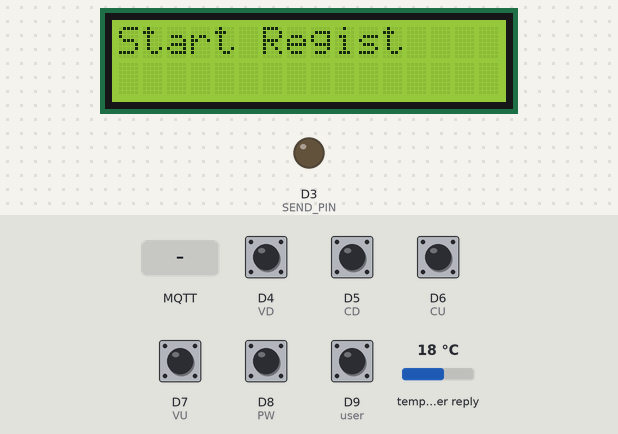
Recording of a sketch running on a simulated Arduino MKR. On the bench: 16×2 character LCD, output pins drawn as LEDs (lit = HIGH). The inputs (shaded band) are chosen by the test bench; at power-on: D4 (VD), D5 (CD), D6 (CU), D7 (VU), D8 (PW), D9 (user) HIGH, temperature in the weather reply 18 °C. WiFi joins after 1.5 s; servers stay silent unless stated; storage starts empty; no MQTT or app messages arrive unless stated; web services answer with replies made up by the test bench; what the sketch prints to the serial monitor is not drawn.

Above: at 17.0 s.
17.1 s: D9 (user) pulled LOW for 1 s
At 17.5 s:
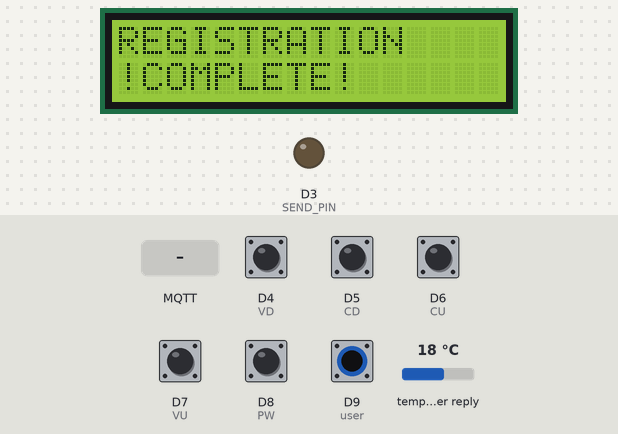
At 18.0 s:
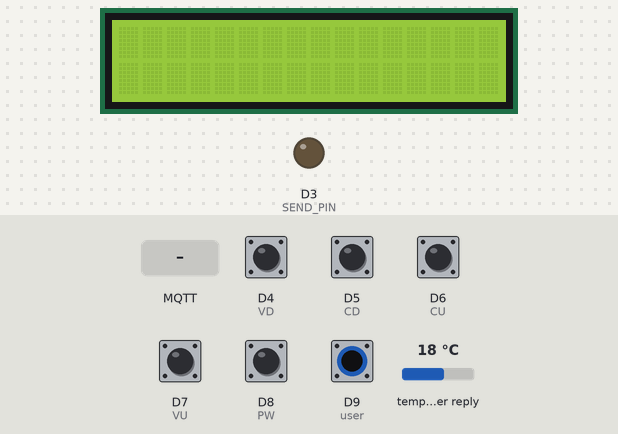
19.6 s: D8 (PW) pulled LOW for 0.15 s
At 21.0 s:
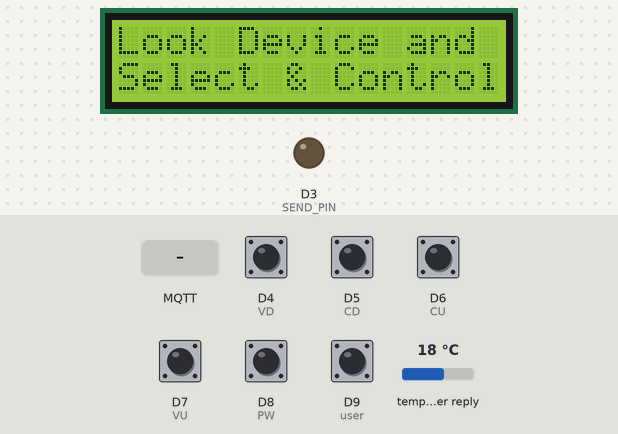
22.1 s: MQTT message "1" arrives on the first subscribed topic
23.6 s: D9 (user) pulled LOW for 0.15 s
25.2 s: MQTT message "on" arrives on the first subscribed topic
26.7 s: MQTT message "1" arrives on the second subscribed topic
At 55.6 s:
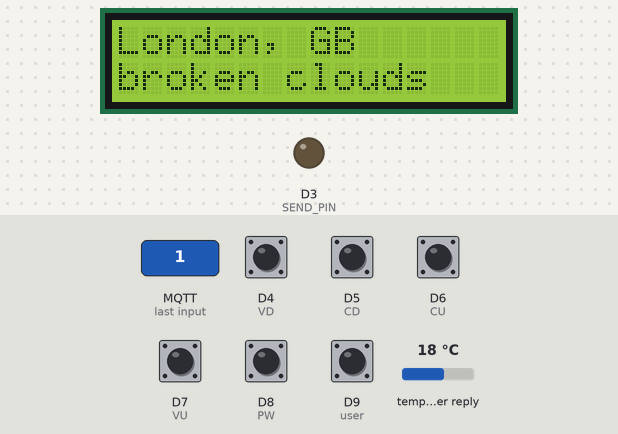
Timing chart, 0 to 57.1 s (numbered marks = the images above; inputs shaded):
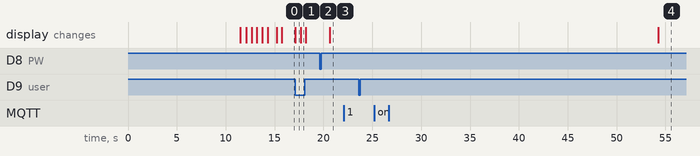

The sketch:

Final_remote_controller.ino
```cpp
#include <IRremote.h>
#include <SPI.h>
#include <SD.h>
#include <WiFiNINA.h>
#include <PubSubClient.h>
#include <ArduinoJson.h>
#include <Wire.h>               // I2C 통신 라이브러리 설정
#include <LiquidCrystal_I2C.h>  // I2C LCD 라이브러리 설정
#include "utility/wifi_drv.h"

//================= ir 통신 =================//
const long RECV_PIN = 2; // ir 수신 핀
const long SEND_PIN = 3; // ir 송신 핀
const int PW = 8;
const int user = 9; //기기 선택 publish 버튼
const int VU = 7;
const int VD = 4;
const int CU = 6;
const int CD = 5;

//================= wifi, mqtt =================//
boolean ledStatus = false;
String message; //선택된 기기

//와이파이 연결
const char* ssid = "sssoc";            // wifi 이름
const char* pass = "sssoc12345";       // wifi 비번
int status = WL_IDLE_STATUS;

//mqtt 서버 설정
const char* mqttServer = "192.168.0.10";
const int mqttPort = 1883;            // Port number
//const char* mqttUser = "sssoc";      // User
//const char* mqttPassword = "sssoc"; // Password
//const char* mqttPassword = "sssoc12345"; // Password

//================= sd =================//
#define CS 10
File myFile;
String device0 = "device0.txt";
String device1 = "device1.txt";
String device2 = "device2.txt";

String dev0, dev1, dev2;
uint32_t a0, b0, c0, d0, e0;
uint32_t a1, b1, c1, d1, e1;
uint32_t a2, b2, c2, d2, e2;

String dev_list[3];

//================= sleep =================//
const unsigned long interval = 30000; //interval 지나면 weather화면 진입(30초)
static unsigned long interruptMillis;
static unsigned long sleepMillis;
static unsigned long lcdMillis;

//================= weather =================//
LiquidCrystal_I2C lcd(0x27, 16, 2); // LCD I2C adrress 설정

String APIKEY = "446302348bbbc5716a8191a9f74539b1";
String CityID = "1835848"; // Seoul, KR

WiFiClient nanoclient;
PubSubClient client(nanoclient);     // mqtt client 객체 설정

char servername[]="api.openweathermap.org";
String result; //weather data

String weatherDescription ="";
String weatherLocation = "";
String Country;
float Temperature;
float Humidity;
float Pressure;

//===============================================================//
//===========                 SD                     ============//
//===============================================================//

void sd_check()
{
  sdLCD(1);
  while (!SD.begin(CS)) {
    Serial.println(F("Initializing SD card..."));
    if (SD.begin(CS))
    {
      Serial.println(F("Card initializing complete."));
    }
    else {
      Serial.println(F("Card Initializing failed, or not present"));
      delay(1000);
    }
  }
}

void sdBegin(){
  sd_check();
  sd_read(device0, dev0, a0, b0, c0, d0, e0);
  sd_read(device1, dev1, a1, b1, c1, d1, e1);
  sd_read(device2, dev2, a2, b2, c2, d2, e2);
  dev_list[0] = dev0;
  dev_list[1] = dev1;
  dev_list[2] = dev2;

  for (int i = 0; i < sizeof(dev_list) / sizeof(dev_list[0]); i++) {
  Serial.println(dev_list[i]);
  }

  sdLCD(2);
}

void sdLCD(int i)
{
  lcd.init();
  delay(500);
  lcd.clear();
  lcd.backlight();

  if(i==1){
  lcd.clear();
  lcd.setCursor(0,0);
  lcd.print("SD reading");
  delay(500);
  Serial.println("SD reading");
  }

  if(i==2){
  lcd.clear();
  lcd.setCursor(0,0);
  lcd.print("SD complete");
  delay(500);
  Serial.println("SD Complete");
  }
}

void sd_read(const String& filename, String& dev, uint32_t& a, uint32_t& b, uint32_t& c, uint32_t& d, uint32_t& e)
{
  File myFile = SD.open(filename);

  /* 파일 읽어서 시리얼 포트로 출력 */
  if (myFile) {
    Serial.println(F("=====File Read Start!========"));
    while(myFile.available()){
        //디바이스 읽기
        dev = myFile.readStringUntil('\n');
        dev.trim(); // 앞 뒤 공백 없앤 스트링 버전 얻음

        // 주파수 읽기
        a = readUInt32FromFile(myFile);
        b = readUInt32FromFile(myFile);
        c = readUInt32FromFile(myFile);
        d = readUInt32FromFile(myFile);
        e = readUInt32FromFile(myFile);

        Serial.println(a);
        Serial.println(b);
        Serial.println(c);
        Serial.println(d);
        Serial.println(e);
    }
    myFile.close();
    Serial.println(F("=====File Read Succeed!======"));
  }
  else {
    Serial.println(F("error opening datalog.txt"));
  }
}

uint32_t readUInt32FromFile(File file) {
  String line = file.readStringUntil('\n');
  line.trim(); // 앞뒤 공백 제거

  // 16진수 문자열을 10진수로 변환
  uint32_t uintValue = strtoul(line.c_str(), NULL, 16);

  return uintValue;
}

//===============================================================//
//============                IR                    =============//
//===============================================================//
void irBegin()
{
  IrReceiver.begin(RECV_PIN, ENABLE_LED_FEEDBACK);
  IrSender.begin(SEND_PIN, ENABLE_LED_FEEDBACK, USE_DEFAULT_FEEDBACK_LED_PIN);

}

void irSend(uint32_t a, uint32_t b, uint32_t c, uint32_t d, uint32_t e)
{
  int s_PW = digitalRead(PW);
  int s_VU = digitalRead(VU);
  int s_VD = digitalRead(VD);
  int s_CU = digitalRead(CU);
  int s_CD = digitalRead(CD);

   // TV 전원 역할 스위치 (평상시는 HIGH)
  if (s_PW == HIGH){
    digitalWrite(3, LOW);
  }
  else{
    interruptMillis = millis();
    IrSender.sendNECMSB(a, 32);
    delay(40);
    check_receive();
  }

  // TV 볼륨 업 역할 스위치 (평상시는 HIGH)
  if (s_VU == HIGH) {
    digitalWrite(3, LOW);
  }
  else{
    interruptMillis = millis();
    IrSender.sendNECMSB(b, 32);
    delay(40);
    check_receive();
  }

  // TV 볼륨 업 역할 스위치 (평상시는 HIGH)
  if (s_VD == HIGH) {
    digitalWrite(3, LOW);
  }
  else{
    interruptMillis = millis();
    IrSender.sendNECMSB(c, 32);
    delay(40);
    check_receive();
  }

  if (s_CU == HIGH) {
    digitalWrite(3, LOW);
  }
  else{
    interruptMillis = millis();
    IrSender.sendNECMSB(d, 32);
    delay(40);
    check_receive();
  }

  if (s_CD == HIGH) {
    digitalWrite(3, LOW);
  }
  else{
    interruptMillis = millis();
    IrSender.sendNECMSB(e, 32);
    delay(40);
    check_receive();
  }
}

void check_receive() {
  if(IrReceiver.decode())
  {
      Serial.println();
      Serial.println("Receive");
      Serial.print("LSB: ");
      Serial.println(IrReceiver.decodedIRData.decodedRawData, HEX); //받아지는 LSB raw-data
      unsigned long lsbValue = IrReceiver.decodedIRData.decodedRawData;
      // 이진수로 표현
      String binaryString = String(lsbValue, BIN);

      // 이진수의 길이가 32비트보다 작을 경우, 앞쪽에 0을 추가하여 32비트로 맞춤
      while (binaryString.length() < 32) {
        binaryString = "0" + binaryString;
      }

      // 이진수를 MSB로 반전
      String msbBinaryString;
      for (int i = 31; i >= 0; i--) {
        msbBinaryString += binaryString[i];
      }

      // 16진수로 변환
      unsigned long msbValue = strtoul(msbBinaryString.c_str(), nullptr, 2);
      String msbHexString = String(msbValue, HEX);

      // MSB 결과 출력
      Serial.print("MSB: ");
      Serial.println(msbHexString);

      IrReceiver.printIRResultShort(&Serial);
      IrReceiver.resume();
    }
}

//===============================================================//
//===========                WIFI,MQTT               ============//
//===============================================================//

// 와이파이 연결
void setup_wifi(){
  while (status != WL_CONNECTED) {
    Serial.print("Attempting to connect to WPA SSID: ");
    Serial.println(ssid); // Connect to WPA/WPA2 network
    status = WiFi.begin(ssid, pass);
    delay(10000); // wait 10 seconds for connection
  }
  Serial.println("You're connected to the wifi network");
}

void mqttBegin()
{
  client.setServer("192.168.0.10", 1883);
  client.setCallback(MQTTcallback);

  while (!client.connected()) {
    Serial.println("Connecting to MQTT...");
    if (client.connect("arduino mqtt")) {
      Serial.println("connected");
    }
    else {
      Serial.print("failed with state ");
      Serial.println(client.state());  //If you get state 5: mismatch in configuration
      delay(2000);
    }
  }
  client.subscribe("device");
  client.subscribe("registOK");
  Serial.println("subscribe topic: device");
  Serial.println("subscribe topic: registOK");
}

void regBegin()
{
  int i = 0;
  while(digitalRead(PW) == HIGH){
    // lcd 출력으로 수정
    Serial.print("device num: ");
    Serial.print(i);
    //Serial.print(" device name: ");
    //Serial.print(dev_list[i]);
    Serial.println(" 등록하세요.");
    lcdBegin();

    if(digitalRead(PW) == LOW){
    Serial.println("break");
    break;
    }

    String topic = "regist/" + String(i);

    while(digitalRead(user) == HIGH){
      client.loop();
      if (digitalRead(user) == LOW){
        Serial.println("regist 버튼이 눌렸습니다.");
        Serial.println(topic);
        client.publish(topic.c_str(), "regist");
        reg_LCD();

        if(message != "regist/" + String(i))
        {
          client.publish(topic.c_str(), "regist");
        }
        else
        {
          i++;
          delay(500);
          break;
        }
      }
      if(digitalRead(PW) == LOW){
      Serial.println("break");
      break;
      }
    }
  }
}

void mqtt_to_python()
{
  client.loop();
  //버튼을 누른 경우 publish(서버로 보냄)
  if (digitalRead(user) == LOW) {
    interruptMillis = millis();
    Serial.println(" user 버튼이 눌렸습니다.");
    client.publish("user", "user");
    delay(300);
  }
}

// callback 함수
void MQTTcallback(char* topic, byte* payload, unsigned int length) {

  message = "";

  Serial.print("Message arrived in topic: ");
  Serial.println(topic);

  Serial.print("Message:");

  for (int i = 0; i < length; i++) {
    message += (char)payload[i];  //Conver *byte to String
  }

  Serial.println(message);
  Serial.println("-----------------------");
}

//===============================================================//
//============              LCD                     =============//
//===============================================================//

void lcdBegin()
{
  lcd.init();
  delay(500);
  lcd.clear();
  lcd.backlight();
  lcd.setCursor(0,0);
  lcd.print("Start Regist");
  delay(500);
}


void reg_LCD()
{
  lcdMillis = millis();
  lcd.clear();
  lcd.setCursor(0,0);
  lcd.print("REGISTRATION");
  lcd.setCursor(0,1);
  lcd.print("!COMPLETE!");
  while(lcdMillis+500 > millis()) {
    client.loop();
  }
}

void control_LCD()
{
  lcdMillis = millis();
  lcd.clear();
  lcd.setCursor(0,0);
  lcd.print("Look Device and");
  lcd.setCursor(0,1);
  lcd.print("Select & Control");
  //delay(1000);
  while(lcdMillis+1000 > millis()) {
    mqtt_to_python();
  }
}

void displayWeather(String location,String description)
{
  lcd.clear();
  lcd.setCursor(0,0);
  lcd.print(location);
  lcd.print(", ");
  lcd.print(Country);
  lcd.setCursor(0,1);
  lcd.print(description);
  client.loop();
}

void displayConditions(float Temperature,float Humidity, float Pressure)
{
  lcd.clear();
  lcd.print("T:");
  lcd.print(Temperature,1);
  lcd.print((char)223);
  lcd.print("C ");

  //Printing Humidity
  lcd.print(" H:");
  lcd.print(Humidity,0);
  lcd.print(" %");

  //Printing Pressure
  lcd.setCursor(0,1);
  lcd.print("P: ");
  lcd.print(Pressure,1);
  lcd.print(" hPa");
  client.loop();
}


//===============================================================//
//============              Weather                 =============//
//===============================================================//
void getWeatherData() //client function to send/receive GET request data.
{
  if (nanoclient.connect(servername, 80)) {  //starts client connection, checks for connection
    nanoclient.println("GET /data/2.5/weather?id="+CityID+"&units=metric&APPID="+APIKEY);
    nanoclient.println("Host: api.openweathermap.org");
    nanoclient.println("User-Agent: ArduinoWiFi/1.1");
    nanoclient.println("Connection: close");
    nanoclient.println();
  }
  else {
    Serial.println("connection failed"); //error message if no client connect
    Serial.println();
  }

  while(nanoclient.connected() && !nanoclient.available()) delay(1); //waits for data
  while (nanoclient.connected() || nanoclient.available()) { //connected or data available
    char c = nanoclient.read(); //gets byte from ethernet buffer
      result = result+c;
    }

  nanoclient.stop(); //stop client
  result.replace('[', ' ');
  result.replace(']', ' ');
  Serial.println(result);

  char jsonArray [result.length()+1];
  result.toCharArray(jsonArray,sizeof(jsonArray));
  jsonArray[result.length() + 1] = '\0';

  StaticJsonBuffer<1024> json_buf;
  JsonObject &root = json_buf.parseObject(jsonArray);
  if (!root.success())
  {
    Serial.println("parseObject() failed");
  }

  String location = root["name"];
  String country = root["sys"]["country"];
  float temperature = root["main"]["temp"];
  float humidity = root["main"]["humidity"];
  String weather = root["weather"]["main"];
  String description = root["weather"]["description"];
  float pressure = root["main"]["pressure"];

  weatherDescription = description;
  weatherLocation = location;
  Country = country;
  Temperature = temperature;
  Humidity = humidity;
  Pressure = pressure;
}

void lcdWeather()
{
  displayWeather(weatherLocation,weatherDescription);
  while (sleepMillis+3000 > millis()) {
    client.loop();
    if (digitalRead(user)==LOW || digitalRead(PW)==LOW ||
    digitalRead(VU)==LOW ||digitalRead(VD)==LOW ||
    digitalRead(CU)==LOW || digitalRead(CD) == LOW) {
      interruptMillis = millis();
      Serial.println("lcdWeather안에서 interrupt 인식");
      sleepMillis = -3000;
      control_LCD();
    }
  }

  displayConditions(Temperature,Humidity,Pressure);
  while (sleepMillis+6000 > millis()) {
    client.loop();
    if (digitalRead(user)==LOW || digitalRead(PW)==LOW ||
    digitalRead(VU)==LOW ||digitalRead(VD)==LOW ||
    digitalRead(CU)==LOW || digitalRead(CD) == LOW) {
      interruptMillis = millis();
      Serial.println("lcdWeather안에서 interrupt 인식");
      sleepMillis = -6000;
      control_LCD();
    }
  }
  client.loop();
}


//===============================================================//
//============              OPERATIION              =============//
//===============================================================//

void check_sleep(){
  //Serial.print("interval : ");
  //Serial.println(millis()-interruptMillis);
  while (millis()-interruptMillis >= interval){
     // 날씨 불러오는 코드 //
     if (millis()-interruptMillis < interval+1000){
      getWeatherData(); // interrupt 들어가기 전에 날씨 한번 불러오기
      // Serial.println("날씨 불러옴");
    }
    sleepMillis = millis();
    lcdWeather(); // lcd 빠져나오면 interruptMillis = millis()
  }
}

//===============================================================//
//===========               setup                   =============//
//===============================================================//

void set_pin(){
  pinMode(PW, INPUT_PULLUP);
  pinMode(VU, INPUT_PULLUP);
  pinMode(VD, INPUT_PULLUP);
  pinMode(CU, INPUT_PULLUP);
  pinMode(CD, INPUT_PULLUP);
  pinMode(SEND_PIN, OUTPUT);
  pinMode(user, INPUT_PULLUP);
}

void setup() {

  Serial.begin(9600);
  setup_wifi();
  set_pin();
  sdBegin();

  irBegin();
  lcdBegin();
  getWeatherData();

  mqttBegin();
  regBegin();
  interruptMillis = millis();
  delay(1000);

}


//===============================================================//
//===========                loop                   =============//
//===============================================================//
void loop() {
  mqtt_to_python();
  check_sleep();

  switch (message.toInt()){
    case 0:
      control_LCD();
      irSend(a0, b0, c0, d0, e0);
      check_sleep();

      mqtt_to_python();

      if (message != "0"){
        break;
      }

    case 1:
      control_LCD();
      irSend(a1, b1, c1, d1, e1);
      check_sleep();

      mqtt_to_python();

      if (message != "1"){
        break;
      }

    case 2:
      control_LCD();
      irSend(a2, b2, c2, d2, e2);
      check_sleep();

      mqtt_to_python();

      if (message != "2"){
        break;
      }
    default:
      control_LCD();
      check_sleep();
  }
}
```

Measured:
- after the input at 17.1 s, the display: changes at once (image 1)
- after the input at 19.6 s, the display: changes after 1.0 s (image 3)
- after the input at 22.1 s, every drawn part: stays the same
- after the input at 23.6 s, every drawn part: stays the same
- after the input at 25.2 s, every drawn part: stays the same
- what the display in image 1 shows lasts 0.6 s, from 17.1 s to 17.7 s
